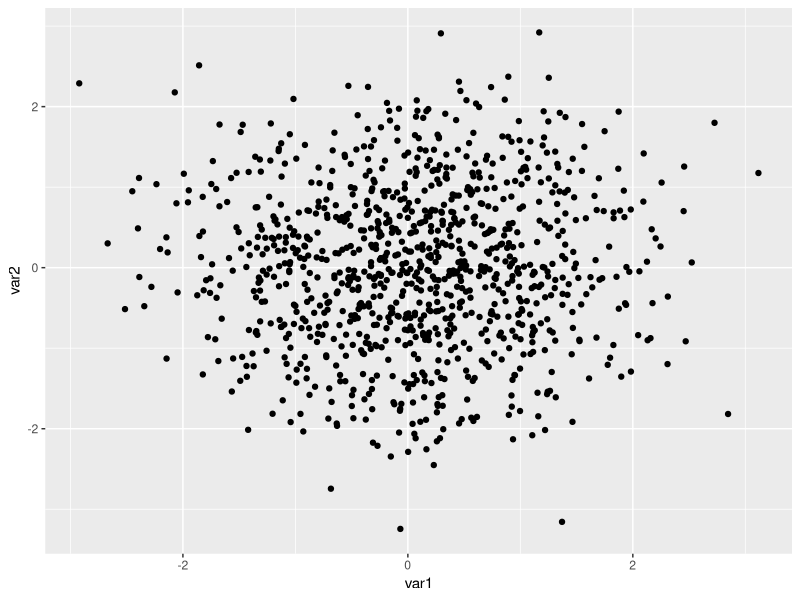
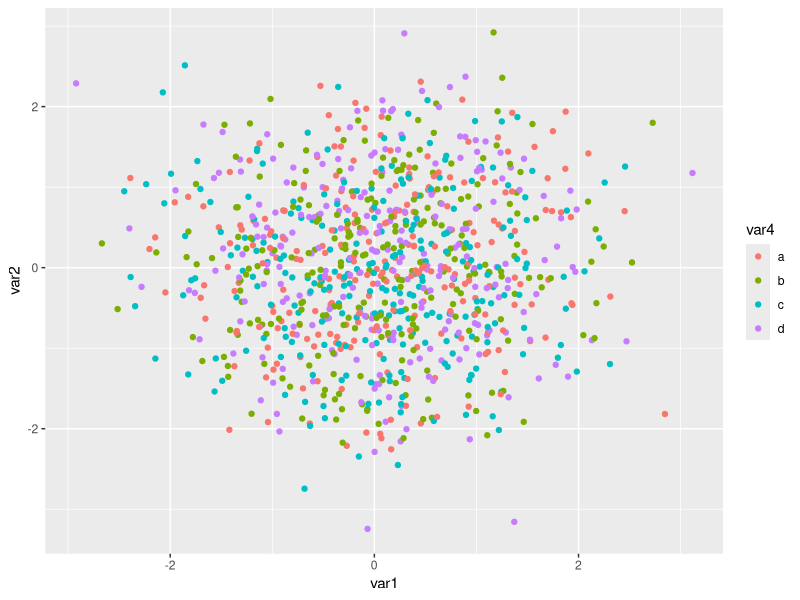
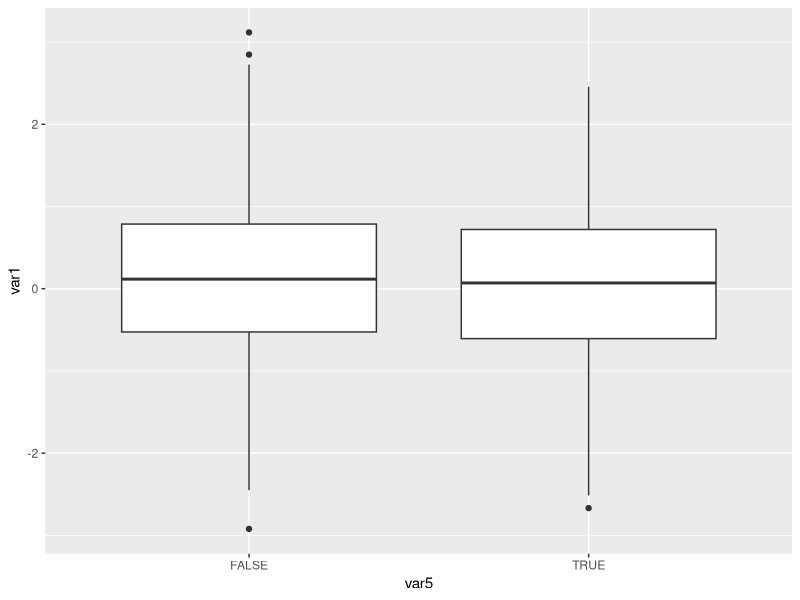
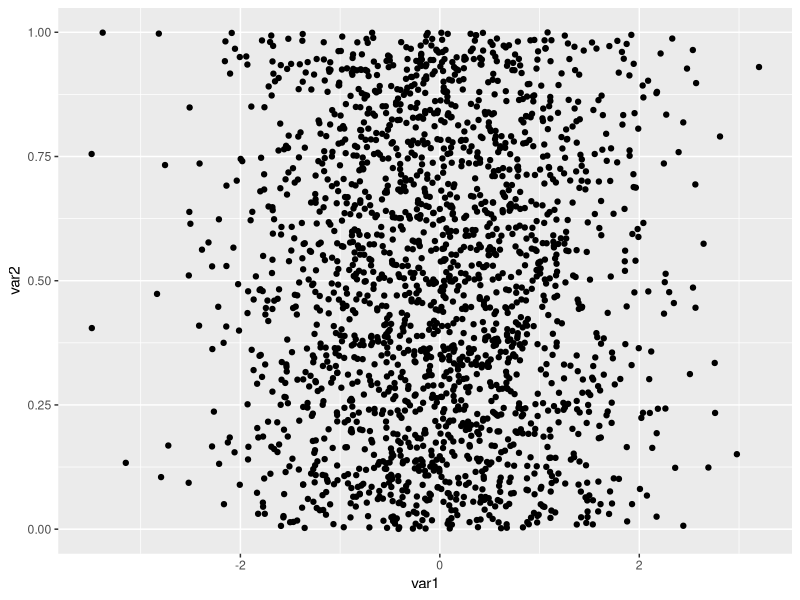
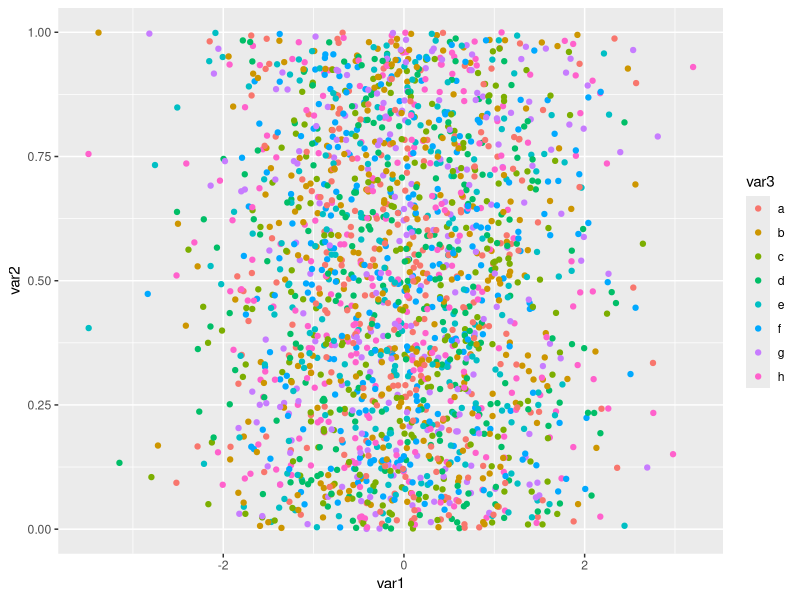
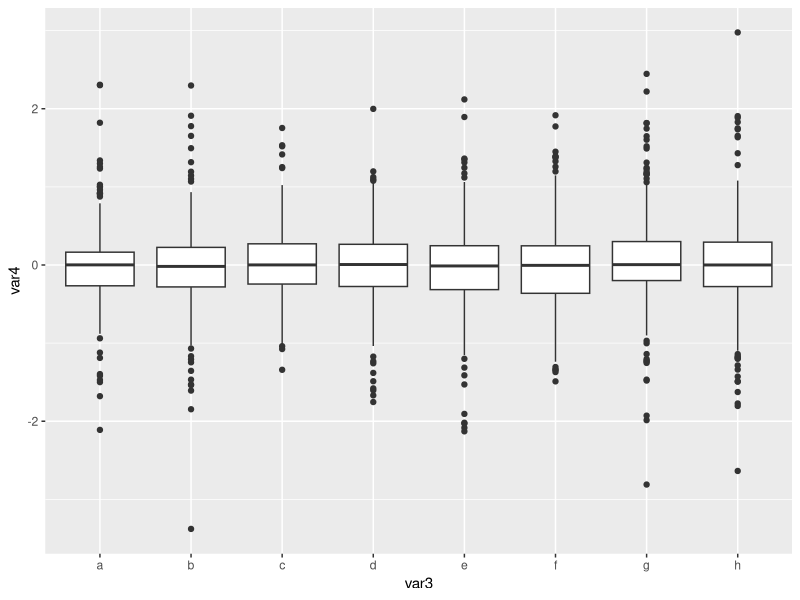
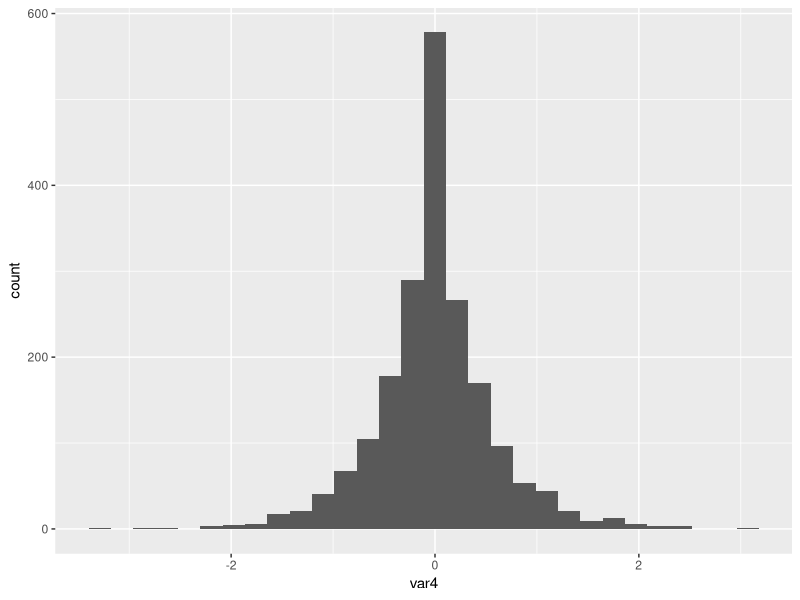

Reproduce these figures in R, in order.
# 1. Hello World! --------------------------------------------------------------

# This code snippet demonstrates a simple "Hello World!" program in R.
# It prints the message "Hello World!" to the console.
print("Hello World!")

# 2. Load tidyverse library ----------------------------------------------------

# This code snippet loads the "tidyverse" library, which is a collection of R packages designed for data science.
# The "tidyverse" includes packages like ggplot2, dplyr, tidyr, readr, purrr, and others,
# providing tools for data manipulation, visualization, and analysis.
library(tidyverse)

# 3. Basic data generation and summary -----------------------------------------

## 3.1 Generate a data frame with random data ----------------------------------

# This code snippet generates a tibble (data frame) with 1000 rows and 5 columns:
# - var1: Numeric vector with 1000 random values drawn from a standard normal distribution.
# - var2: Numeric vector with 1000 random values drawn from a standard normal distribution.
# - var3: Numeric vector with 1000 random values drawn from a standard normal distribution.
# - var4: Character vector with 1000 random values sampled from the letters 'a', 'b', 'c', and 'd'.
# - var5: Logical vector with 1000 random TRUE or FALSE values.
df <- tibble(
    var1 = rnorm(1000),
    var2 = rnorm(1000),
    var3 = rnorm(1000),
    var4 = sample(letters[1:4], 1000, replace = TRUE),
    var5 = sample(c(TRUE, FALSE), 1000, replace = TRUE)
)

## 3.2 Summary -----------------------------------------------------------------

# This code snippted shows the contents of the df:
# - `slice_head(df, n = 10)`: Displays the first 10 rows of the dataframe `df`.
# - `slice_max(df, var1, n = 10)`: Selects the top 10 rows of `df` based on the maximum values of the variable `var1`.
# - `slice_min(df, var1, n = 10)`: Selects the top 10 rows of `df` based on the minimum values of the variable `var1`.
# - `slice_sample(df, n = 10)`: Randomly selects 10 rows from the dataframe `df`.
# - `slice_tail(df, n = 10)`: Displays the last 10 rows of the dataframe `df`.
slice_head(df, n = 10)
slice_max(df, order_by = var1, n = 10)
slice_min(df, order_by = var1, n = 10)
slice_sample(df, n = 10)
slice_tail(df, n = 10)

# This code snippet provides a summary of the data frame `df` using the `summary()` function.
# The `summary()` function generates descriptive statistics for each column in the data frame,
# including measures such as minimum, maximum, mean, median, and quartiles for numeric columns,
# and frequency counts for categorical columns.
summary(df)

## 3.3 Data visualization ------------------------------------------------------

# This code snippet generates a scatter plot using ggplot2.
# - The data frame `df` is piped into the ggplot function.
# - A scatter plot is created with `geom_point`, mapping `var1` to the x-axis and `var2` to the y-axis.
df %>%
    ggplot() +
    geom_point(aes(x = var1, y = var2))

# This code snippet creates a scatter plot using ggplot2 in R.
# - The data frame `df` is piped into the ggplot function.
# - `geom_point()` is used to add points to the plot.
# - Aesthetic mappings (`aes`) specify:
#     - `x`: the variable `var1` for the x-axis.
#     - `y`: the variable `var2` for the y-axis.
#     - `color`: the variable `var4` to determine the color of the points.
df %>%
    ggplot() +
    geom_point(aes(x = var1, y = var2, color = var4))

# This code snippet generates a boxplot using ggplot2 in R. It performs the following steps:
# 1. Uses the pipe operator (%>%) to pass the data frame `df` to ggplot.
# 2. Creates a boxplot with `geom_boxplot`, mapping `var5` to the x-axis and `var1` to the y-axis.
df %>%
    ggplot() +
    geom_boxplot(aes(x = var5, y = var1))

## 3.4 Custom summaries --------------------------------------------------------

# This code snippet snippet performs a summary of the `var1` column in the dataframe `df`.
# It calculates the following statistical measures:
# - `min`: The minimum value of `var1`.
# - `q25`: The 25th percentile (first quartile) of `var1`.
# - `mean`: The mean (average) value of `var1`.
# - `median`: The median (50th percentile) of `var1`.
# - `q75`: The 75th percentile (third quartile) of `var1`.
# - `max`: The maximum value of `var1`.
# - `sd`: The standard deviation of `var1`.
# The `%>%` operator is used to pipe the dataframe into the `summarise` function for computation.
df %>%
    summarise(
        min = min(var1),
        q25 = quantile(var1, 0.25),
        mean = mean(var1),
        median = median(var1),
        q75 = quantile(var1, 0.75),
        max = max(var1),
        sd = sd(var1)
    )

# This code snippet performs a summary operation on a data frame `df` using the `dplyr` package.
# It calculates the following summary statistics for the variable `var1`, grouped by `var4`:
# - Minimum value (`min`)
# - First quartile (25th percentile, `q25`)
# - Mean value (`mean`)
# - Median value (`median`)
# - Third quartile (75th percentile, `q75`)
# - Maximum value (`max`)
# - Standard deviation (`sd`)
# The `.by` argument specifies that the summary statistics are computed for each group defined by `var4`.
df %>%
    summarise(
        min = min(var1),
        q25 = quantile(var1, 0.25),
        mean = mean(var1),
        median = median(var1),
        q75 = quantile(var1, 0.75),
        max = max(var1),
        sd = sd(var1),
        .by = var4
    )

# This script calculates the correlation between two variables (var1 and var2)
# from a data frame (df). The `cor` function is used to compute the correlation
# coefficient, which measures the strength and direction of the linear
# relationship between the two variables.
cor(df$var1, df$var2)

# This code snippet calculates the correlation matrix for all numeric columns in a data frame `df`.
# It performs the following steps:
# 1. Uses the `select()` function with `where(is.numeric)` to filter and select only numeric columns from `df`.
# 2. Passes the selected numeric columns to the `cor()` function to compute the correlation matrix.
df %>%
    select(where(is.numeric)) %>%
    cor()


# This code snippet uses the `count` function from the `dplyr` package to count
# the occurrences of unique combinations of the variable `var4` in the dataframe `df`.
df %>%
    count(var4)

# This code snippet uses the `count` function from the `dplyr` package to count
# the occurrences of unique combinations of the variables `var4` and `var5`
# in the dataframe `df`.
df %>%
    count(var4, var5)

## 3.5 Data manipulation -------------------------------------------------------

# This script performs data manipulation on a dataframe `df` using the `dplyr` package.
# It creates two new variables:
# 1. `var6`: The sum of `var1` and `var2`.
# 2. `var7`: The square of `var6` added to `var1`.
# Then, it stores the modified dataframe in a new dataframe `df2`.
df2 <- df %>%
    mutate(var6 = var1 + var2) %>%
    mutate(var7 = var6^2 + var1)

# 4. Exercises -----------------------------------------------------------------

## Try to solve these exercises yourself before looking at the solutions below.

## Exercise 1: Create a new dataframe ------------------------------------------

# 1.1 Create a new dataframe df3 with the following columns:
# - var1: Numeric vector with 2000 random values drawn from a standard normal distribution (rnorm).
# - var2: Numeric vector with 2000 random values drawn from a uniform distribution (runif).
# - var3: Categorical vector with 2000 random values sampled from the letters 'a' to 'h'.
# 1.2 Add a column var4 that represents the product of var1 and var2.
# 1.3 Use the summary() function to explore the dataframe.
# 1.4 Use the summarise() function to calculate the mean and standard deviation of var4.
# 1.5 Use the summarise() function to calculate the mean and standard deviation of var4 grouped by var3.

## Exercise 2: Visualize the data ----------------------------------------------

# Use the dataframe df3 created in Exercise 1 to create the following visualizations:
# 2.1 Create a scatter plot of var1 vs var2.
# 2.2 Create a scatter plot of var1 vs var2, colored by var3.
# 2.3 Create a boxplot of var4 grouped by var3.
# 2.4 Create a histogram of var4 (geom_histogram).

## Exercise 3: Data descriptives -----------------------------------------------

# Use the dataframe df3 created in Exercise 1 for the following tasks:
# 3.1 Get the maximum value of var4.
# 3.2 Get the minimum value of var1.
# 3.3 Get the median value of var2.
# 3.4 Get the correlation between var1 and var2.
# 3.5 Get the correlation matrix for all numeric columns in df3.
# 3.6 Count the number of unique values in var3.

## Exercise 4: Data slicing ----------------------------------------------------

# Use the dataframe df3 created in Exercise 1 for the following tasks:
# 4.1 Get the first 10 rows of df3.
# 4.2 Get the last 10 rows of df3.
# 4.3 Get a random sample of 10 rows from df3.
# 4.4 Get the top 10 rows of df3 based on the maximum values of var1.
# 4.5 Get the bottom 10 rows of df3 based on the minimum values of var4.

## Solution 1: Create a new dataframe ------------------------------------------

# 1.1
df3 <- tibble(
    var1 = rnorm(2000),
    var2 = runif(2000),
    var3 = sample(letters[1:8], 2000, replace = TRUE)
)

# 1.2
df3 <- df3 %>%
    mutate(var4 = var1 * var2)

# 1.3
summary(df3)

# 1.4
df3 %>%
    summarise(
        mean = mean(var4),
        sd = sd(var4)
    )

# 1.5
df3 %>%
    summarise(
        mean = mean(var4),
        sd = sd(var4),
        .by = var3
    )

## Solution 2: Visualize the data ----------------------------------------------

# 2.1
df3 %>%
    ggplot() +
    geom_point(aes(x = var1, y = var2))

# 2.2
df3 %>%
    ggplot() +
    geom_point(aes(x = var1, y = var2, color = var3))

# 2.3
df3 %>%
    ggplot() +
    geom_boxplot(aes(x = var3, y = var4))

# 2.4
df3 %>%
    ggplot() +
    geom_histogram(aes(x = var4))

## Solution 3: Data descriptives -----------------------------------------------

# 3.1
max(df3$var4)
df3 %>%
    summarise(max = max(var4))

# 3.2
min(df3$var1)
df3 %>%
    summarise(min = min(var1))

# 3.3
median(df3$var2)
df3 %>%
    summarise(median = median(var2))

# 3.4
cor(df3$var1, df3$var2)
df3 %>%
    select(var1, var2) %>%
    cor()

# 3.5
df3 %>%
    select(where(is.numeric)) %>%
    cor()

# 3.6
df3 %>%
    count(var3)

## Solution 4: Data slicing ----------------------------------------------------

# 4.1
df3 %>%
    slice_head(n = 10)

# 4.2
df3 %>%
    slice_tail(n = 10)

# 4.3
df3 %>%
    slice_sample(n = 10)

# 4.4
df3 %>%
    slice_max(order_by = var1, n = 10)

# 4.5
df3 %>%
    slice_min(order_by = var4, n = 10)
